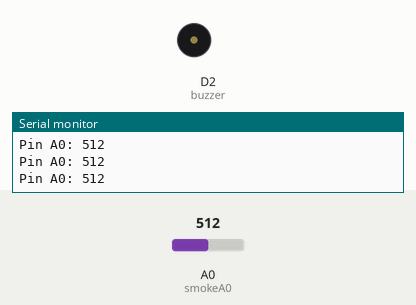
Recording of a sketch running on a simulated ESP8266 (NodeMCU). Parts: buzzer (waves = sounding), the last lines printed to the serial monitor. Inputs (shaded band) come from the test bench; at power-on: A0 (smokeA0) = 512. WiFi joins after 1.5 s; servers stay silent unless stated.

Above: at 3.0 s.
3.1 s: A0 (smokeA0) set to 589
4.6 s: A0 (smokeA0) set to 609
At 6.0 s:
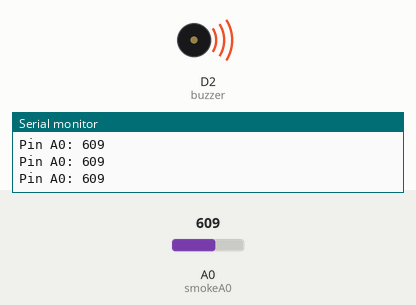
Timing chart, 0 to 7.6 s (numbered marks = the images above; inputs shaded):
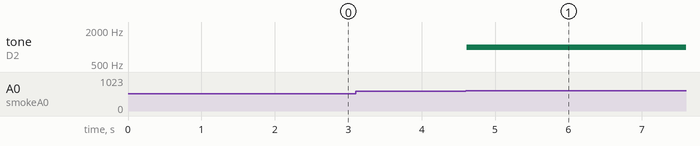

The sketch:

code.ino
```cpp
/* IoT Project Blynk IoT Gas Leak Detector */

#define BLYNK_PRINT Serial
#include <ESP8266WiFi.h>
#include <BlynkSimpleEsp8266.h>

char auth[] ="XXXX";                // masukkan kode autentikasi disini
char ssid[] = "Veendy-Suseno";      //nama wifi
char pass[] = "Admin12345";         //password

int buzzer = D2;
int smokeA0 = A0;
int sensorThres = 600;

void setup() {
    pinMode(buzzer, OUTPUT);
    pinMode(smokeA0, INPUT);
    Serial.begin(9600);
    Blynk.begin(auth, ssid, pass);
}

void loop() {
    int analogSensor = analogRead(smokeA0);
    Serial.print("Pin A0: ");
    Serial.println(analogSensor);
    if (analogSensor > sensorThres){
        tone(buzzer, 1000, 200);
        Blynk.notify("Alert: Fire in the House");
    }
    else{
        noTone(buzzer);
    }
    delay(100);
    Blynk.run();
}
```

Measured:
- the behaviour switches between 600 and 601 on A0 (smokeA0) (found by bisection; images 0 and 1)
- after the input at 4.6 s, tone on D2 (buzzer): silent → 1000 Hz at once
